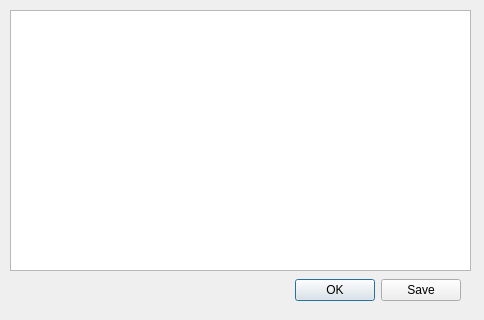
<?xml version="1.0" encoding="UTF-8"?>
<ui version="4.0">
 <class>DiagnosticDialog</class>
 <widget class="QDialog" name="DiagnosticDialog">
  <property name="geometry">
   <rect>
    <x>0</x>
    <y>0</y>
    <width>484</width>
    <height>320</height>
   </rect>
  </property>
  <property name="windowTitle">
   <string>Dialog</string>
  </property>
  <widget class="QDialogButtonBox" name="buttonBox">
   <property name="geometry">
    <rect>
     <x>240</x>
     <y>270</y>
     <width>221</width>
     <height>41</height>
    </rect>
   </property>
   <property name="orientation">
    <enum>Qt::Horizontal</enum>
   </property>
   <property name="standardButtons">
    <set>QDialogButtonBox::Ok|QDialogButtonBox::Save</set>
   </property>
  </widget>
  <widget class="QTextEdit" name="textEdit">
   <property name="geometry">
    <rect>
     <x>10</x>
     <y>10</y>
     <width>461</width>
     <height>261</height>
    </rect>
   </property>
  </widget>
 </widget>
 <resources/>
 <connections>
  <connection>
   <sender>buttonBox</sender>
   <signal>accepted()</signal>
   <receiver>DiagnosticDialog</receiver>
   <slot>accept()</slot>
   <hints>
    <hint type="sourcelabel">
     <x>248</x>
     <y>254</y>
    </hint>
    <hint type="destinationlabel">
     <x>157</x>
     <y>274</y>
    </hint>
   </hints>
  </connection>
  <connection>
   <sender>buttonBox</sender>
   <signal>rejected()</signal>
   <receiver>DiagnosticDialog</receiver>
   <slot>reject()</slot>
   <hints>
    <hint type="sourcelabel">
     <x>316</x>
     <y>260</y>
    </hint>
    <hint type="destinationlabel">
     <x>286</x>
     <y>274</y>
    </hint>
   </hints>
  </connection>
 </connections>
</ui>
